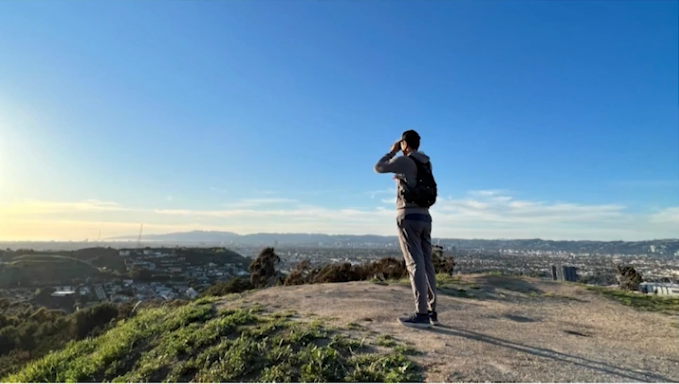
#> input picture chapter6/example.png, 679 x 384 px
$ jupyter execute 6_ffing.ipynb
#> lines starting #> are read from the running program, lines starting #| are printed output that depends on the picture; pictures that were not available may be replaced by others from this repository, and a replacement may not be noted
#> further down, im_src is the input picture: shape (384, 679, 3); mean B, G, R 161.7, 139.9, 108.7
[cell 1]
#! pip install ffmpeg-python

[cell 2]
# [6 lines of commented-out code are left out]

[cell 3]
#ffmpeg.input('climbing.mp4').output('images/dest%05d.jpg', start_number=0).run(capture_stdout=True, capture_stderr=True)

# 가상 광고판

[cell 4]
import os
import ffmpeg
import ffmpeg
import cv2 as cv
import numpy as np
import cv2
import numpy as np

if not os.path.isdir('images'):
    os.mkdir('images')

[cell 5]
#ffmpeg.input('climbing.mp4').output('images/dest%05d.jpg', start_number = 0).run(capture_stdout=True, capture_stderr=True)

[cell 6]
# [17 lines of commented-out code are left out]

[cell 7]
def virtual_billboard(im_src, im_dst):
    pts_src = np.array([[272, 73],[317, 93],[226, 246],[300, 253]])
    pts_dst = np.array([[230, 73],[323, 73],[311, 259],[231, 265]])
    #pts_dst = np.array([[272, 73],[317, 93],[226, 246],[300, 253]])


    h, status = cv2.findHomography(pts_src, pts_dst)
    im_warp = cv2.warpPerspective(im_src, h, (im_dst.shape[1], im_dst.shape[0]))
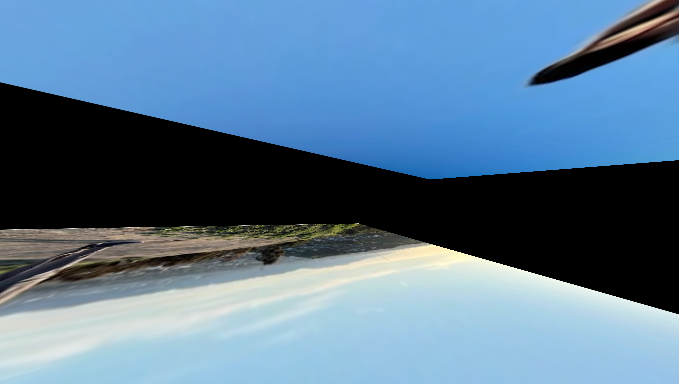
#> im_warp: shape (384, 679, 3); mean B, G, R 147.9, 121.7, 90.4

    #cv2.imshow("Image", im_warp)
    #cv2.waitKey(0)

    cv2.fillConvexPoly(im_dst, pts_dst.astype(int), (0,0,0), cv2.LINE_AA)
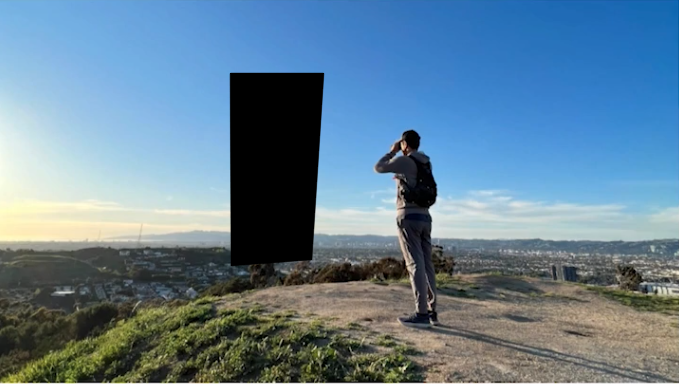
#> im_dst: shape (384, 679, 3); mean B, G, R 148.3, 128.6, 100.1

    return im_warp + im_dst
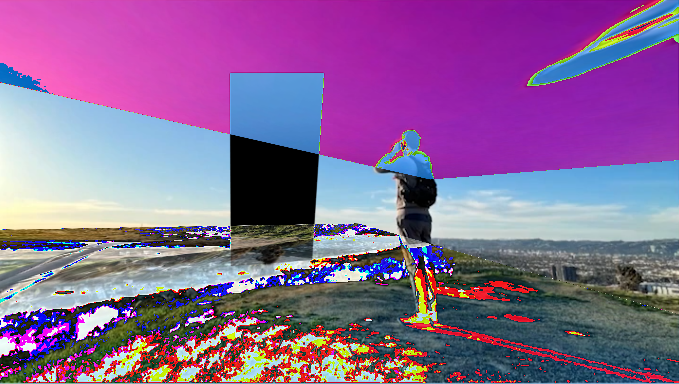
#> returned value: shape (384, 679, 3); mean of channels 0, 1, 2 150.1, 101.8, 137.2; drawn as B, G, R

[cell 8]
im_src = cv2.imread('example.png')
des_src = cv2.imread('images/dest00000.jpg')

im_comp = virtual_billboard(im_src, des_src)
